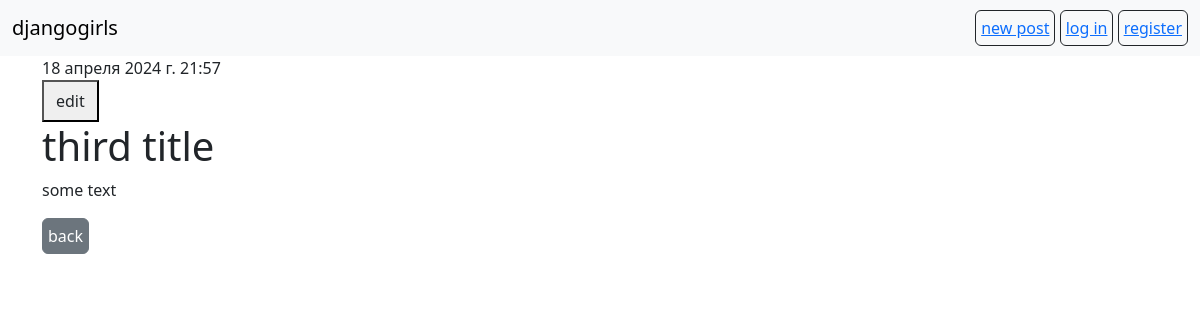
/post/3/, run on an earlier commit of the app's database.
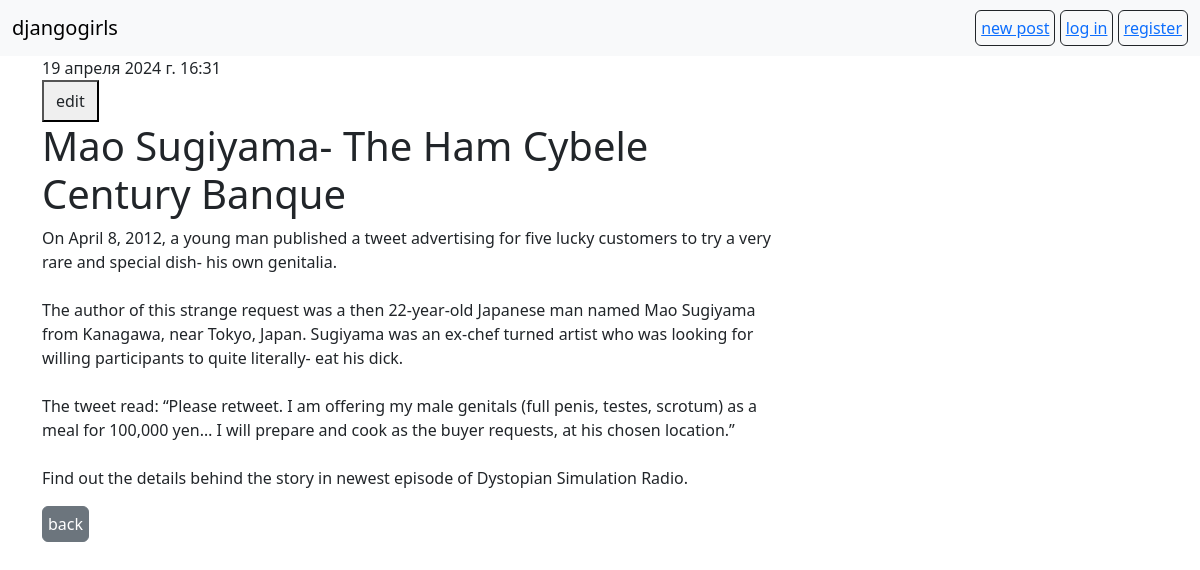
And on a later commit of the database.
### blog/models.py (models this page shows, shortened)
class Post(models.Model):
    author = models.ForeignKey(User, on_delete=models.CASCADE)
    title = models.CharField(max_length=200)
    text = models.TextField()
    date_created = models.DateTimeField(default=timezone.now)
    date_published = models.DateTimeField(blank=True, null=True)

### blog/views.py (the view)
# urls.py: path('post/<int:pk>/', views.PostDetail.as_view(), name='post_detail'),
class PostDetail(DetailView):
    model = Post
    template_name = 'blog/post_detail.html'

### blog/templates/blog/post_detail.html (shortened to what this page needs)
{% extends 'blog/base.html' %}
{% block content %}
    <div class="post">
        {% if post.date_published %}
            <div class="date">
                {{ post.date_published }}
            </div>
        {% endif %}
        <button><a href="{% url 'edit_post' pk=post.pk %}" class="btn btn-default">edit</a></button>
        <h1>{{ post.title }}</h1>
        <p>{{ post.text|linebreaksbr }}</p>
    </div>
    <a href="{% url 'post_list' %}" class="btn btn-secondary">back</a>
{% endblock %}

### blog/templates/blog/base.html (shortened to what this page needs)
<!DOCTYPE html>
{% load static %}
<html lang="en">
<head>
    <link href="https://cdn.jsdelivr.net/npm/bootstrap@5.3.3/dist/css/bootstrap.min.css" rel="stylesheet">
    <link rel="stylesheet" href="{% static 'css/blog.css' %}">
</head>
<body>
<nav class="navbar sticky-top bg-body-tertiary">
  <div class="container-fluid">
    <a class="navbar-brand" href="{% url 'post_list' %}">djangogirls</a>
      <div class="container-btn">
          <button type="button" class="btn btn-outline-dark"><a href="{% url 'new_post' %}">new post</a></button>
          <button type="button" class="btn btn-outline-dark"><a href="/">log in</a></button>
          <button type="button" class="btn btn-outline-dark"><a href="/">register</a></button>
      </div>
  </div>
</nav>
<div class="content container">
    <div class="row">
        <div class="col-md-8">
            {% block content %}
            {% endblock %}
        </div>
    </div>
</div>
</body>
</html>

### blog/static/css/blog.css (style rules this page uses)
.btn { --bs-btn-padding-x: 5px; --bs-btn-padding-y: 5px; }
.container-btn { align-content: flex-end; }

What changed in the data, as far as the page shows it:
changed Post: date_published "18 апреля 2024 г. 21:57" → "19 апреля 2024 г. 16:31"; title "third title" → "Mao Sugiyama- The Ham Cybele Century Banque"; text "some text" → "On April 8, 2012, a young man published a tweet advertising for five lucky customers to try a very rare and special dish- his own genitalia. The author of this strange request was a then 22-year-old Japanese man named Mao Sugiyama from Kanagawa, near Tokyo, Japan. Sugiyama was an ex-chef turned artist who was looking for willing participants to quite literally- eat his dick. The tweet read: “Please retweet. I am offering my male genitals (full penis, testes, scrotum) as a meal for 100,000 yen… I will prepare and cook as the buyer requests, at his chosen location.” Find out the details behind the story in newest episode of Dystopian Simulation Radio."
